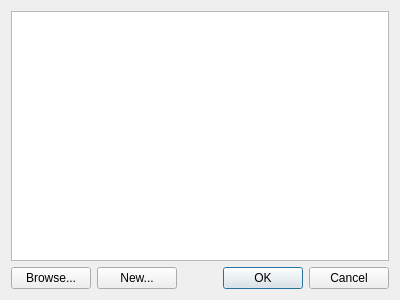
<?xml version="1.0" encoding="UTF-8"?>
<ui version="4.0">
 <class>DatabaseSelectDialog</class>
 <widget class="QDialog" name="DatabaseSelectDialog">
  <property name="geometry">
   <rect>
    <x>0</x>
    <y>0</y>
    <width>400</width>
    <height>300</height>
   </rect>
  </property>
  <property name="windowTitle">
   <string>Select database</string>
  </property>
  <layout class="QVBoxLayout" name="verticalLayout">
   <item>
    <widget class="QListView" name="databaseList"/>
   </item>
   <item>
    <widget class="QWidget" name="widget" native="true">
     <layout class="QHBoxLayout" name="horizontalLayout">
      <property name="margin">
       <number>0</number>
      </property>
      <item>
       <widget class="QPushButton" name="btnBrowse">
        <property name="text">
         <string>Browse...</string>
        </property>
       </widget>
      </item>
      <item>
       <widget class="QPushButton" name="btnCreate">
        <property name="text">
         <string>New...</string>
        </property>
       </widget>
      </item>
      <item>
       <widget class="QDialogButtonBox" name="buttonBox">
        <property name="orientation">
         <enum>Qt::Horizontal</enum>
        </property>
        <property name="standardButtons">
         <set>QDialogButtonBox::Cancel|QDialogButtonBox::Ok</set>
        </property>
       </widget>
      </item>
     </layout>
    </widget>
   </item>
  </layout>
 </widget>
 <resources/>
 <connections>
  <connection>
   <sender>buttonBox</sender>
   <signal>accepted()</signal>
   <receiver>DatabaseSelectDialog</receiver>
   <slot>accept()</slot>
   <hints>
    <hint type="sourcelabel">
     <x>248</x>
     <y>254</y>
    </hint>
    <hint type="destinationlabel">
     <x>157</x>
     <y>274</y>
    </hint>
   </hints>
  </connection>
  <connection>
   <sender>buttonBox</sender>
   <signal>rejected()</signal>
   <receiver>DatabaseSelectDialog</receiver>
   <slot>reject()</slot>
   <hints>
    <hint type="sourcelabel">
     <x>316</x>
     <y>260</y>
    </hint>
    <hint type="destinationlabel">
     <x>286</x>
     <y>274</y>
    </hint>
   </hints>
  </connection>
 </connections>
</ui>
